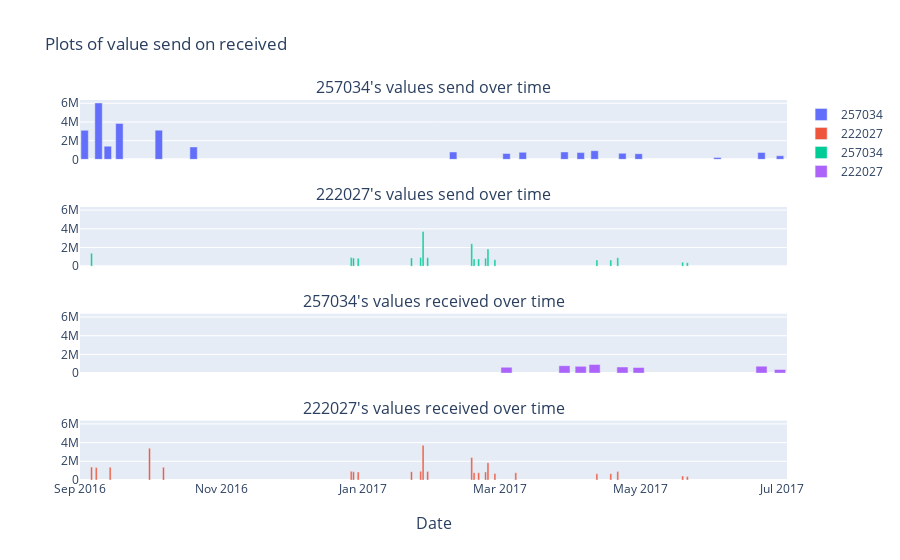

This figure's notebook cell:
### Markdown cell above
We decied to repeat the same analysis for the other components.

### Code cell
compare_actor('257034', '222027')

### Figure 1 — Plotly figure (JSON) as saved in the notebook; plotly's stock layout.template omitted (floating-point values rounded to 4 significant figures)
{"data": [{"name": "257034", "type": "bar", "x": ["2016-10-20T00:00:00", "2016-10-05T00:00:00", "2016-09-13T00:00:00", "2016-09-18T00:00:00", "2016-09-03T00:00:00", "2016-09-09T00:00:00", "2017-02-09T00:00:00", "2017-03-11T00:00:00", "2017-03-29T00:00:00", "2017-03-04T00:00:00", "2017-04-11T00:00:00", "2017-04-23T00:00:00", "2017-04-30T00:00:00", "2017-04-05T00:00:00", "2017-06-22T00:00:00", "2017-06-03T00:00:00", "2017-06-30T00:00:00"], "xaxis": "x", "y": [1331896, 3126436, 1415339, 3843218, 3108186, 6031446, 791985, 755864, 796589, 631412, 928362, 656334, 603391, 724840, 744563, 213055, 385580], "yaxis": "y"}, {"name": "222027", "type": "bar", "x": ["2016-10-01T00:00:00", "2016-10-07T00:00:00", "2016-12-27T00:00:00", "2016-12-28T00:00:00", "2016-12-30T00:00:00", "2016-09-14T00:00:00", "2016-09-06T00:00:00", "2016-09-08T00:00:00", "2017-01-22T00:00:00", "2017-01-26T00:00:00", "2017-01-27T00:00:00", "2017-01-29T00:00:00", "2017-02-17T00:00:00", "2017-02-18T00:00:00", "2017-02-20T00:00:00", "2017-02-23T00:00:00", "2017-02-24T00:00:00", "2017-02-27T00:00:00", "2017-03-08T00:00:00", "2017-04-12T00:00:00", "2017-04-18T00:00:00", "2017-04-21T00:00:00", "2017-05-19T00:00:00", "2017-05-21T00:00:00"], "xaxis": "x4", "y": [3408346, 1364976, 922862, 878054, 857520, 1375636, 1381004, 1337061, 891197, 933929, 3719228, 904642, 2414477, 777730, 789040, 865713, 1849346, 702599, 782764, 662456, 677129, 912757, 440434, 380492], "yaxis": "y4"}, {"name": "257034", "type": "bar", "x": ["2016-12-27T00:00:00", "2016-12-28T00:00:00", "2016-12-30T00:00:00", "2016-09-06T00:00:00", "2017-01-22T00:00:00", "2017-01-26T00:00:00", "2017-01-27T00:00:00", "2017-01-29T00:00:00", "2017-02-17T00:00:00", "2017-02-18T00:00:00", "2017-02-20T00:00:00", "2017-02-23T00:00:00", "2017-02-24T00:00:00", "2017-02-27T00:00:00", "2017-04-12T00:00:00", "2017-04-18T00:00:00", "2017-04-21T00:00:00", "2017-05-19T00:00:00", "2017-05-21T00:00:00"], "xaxis": "x2", "y": [922862, 878054, 857520, 1381004, 891197, 933929, 3719228, 904642, 2414477, 777730, 789040, 865713, 1849346, 702599, 662456, 677129, 912757, 440434, 380492], "yaxis": "y2"}, {"name": "222027", "type": "bar", "x": ["2017-03-29T00:00:00", "2017-03-04T00:00:00", "2017-04-11T00:00:00", "2017-04-23T00:00:00", "2017-04-30T00:00:00", "2017-04-05T00:00:00", "2017-06-22T00:00:00", "2017-06-30T00:00:00"], "xaxis": "x3", "y": [796589, 631412, 928362, 656334, 603391, 724840, 744563, 385580], "yaxis": "y3"}], "layout": {"annotations": [{"font": {"size": 16}, "showarrow": false, "text": "257034's values send over time", "x": 0.5, "xanchor": "center", "xref": "paper", "y": 1, "yanchor": "bottom", "yref": "paper"}, {"font": {"size": 16}, "showarrow": false, "text": "222027's values send over time", "x": 0.5, "xanchor": "center", "xref": "paper", "y": 0.7188, "yanchor": "bottom", "yref": "paper"}, {"font": {"size": 16}, "showarrow": false, "text": "257034's values received over time", "x": 0.5, "xanchor": "center", "xref": "paper", "y": 0.4375, "yanchor": "bottom", "yref": "paper"}, {"font": {"size": 16}, "showarrow": false, "text": "222027's values received over time", "x": 0.5, "xanchor": "center", "xref": "paper", "y": 0.1562, "yanchor": "bottom", "yref": "paper"}, {"font": {"size": 16}, "showarrow": false, "text": "Date", "x": 0.5, "xanchor": "center", "xref": "paper", "y": 0, "yanchor": "top", "yref": "paper", "yshift": -30}], "autosize": true, "title": {"text": "Plots of value send on received"}, "xaxis": {"anchor": "y", "autorange": true, "domain": [0, 1], "matches": "x4", "range": ["2016-09-01", "2017-07-03"], "showticklabels": false, "type": "date"}, "xaxis2": {"anchor": "y2", "autorange": true, "domain": [0, 1], "matches": "x4", "range": ["2016-09-01", "2017-07-03"], "showticklabels": false, "type": "date"}, "xaxis3": {"anchor": "y3", "autorange": true, "domain": [0, 1], "matches": "x4", "range": ["2016-09-01", "2017-07-03"], "showticklabels": false, "type": "date"}, "xaxis4": {"anchor": "y4", "autorange": true, "domain": [0, 1], "range": ["2016-09-01", "2017-07-03"], "type": "date"}, "yaxis": {"anchor": "x", "autorange": true, "domain": [0.8438, 1], "matches": "y4", "range": [0, 6349000.0], "type": "linear"}, "yaxis2": {"anchor": "x2", "autorange": true, "domain": [0.5625, 0.7188], "matches": "y4", "range": [0, 6349000.0], "type": "linear"}, "yaxis3": {"anchor": "x3", "autorange": true, "domain": [0.2812, 0.4375], "matches": "y4", "range": [0, 6349000.0], "type": "linear"}, "yaxis4": {"anchor": "x4", "autorange": true, "domain": [0, 0.1562], "range": [0, 6349000.0], "type": "linear"}}}
